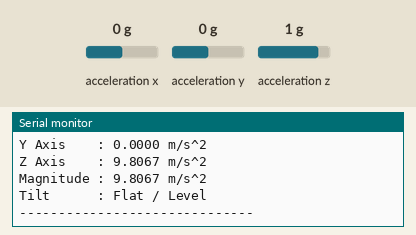
This sketch was run on a simulated ESP32. On the bench: the last lines printed to the serial monitor. The test bench sets the inputs (shaded band); at power-on: acceleration x 0 g, acceleration z 1 g, acceleration y 0 g.

Above: at 2.2 s.
2.3 s: acceleration x set to -1.4 g
At 3.0 s:
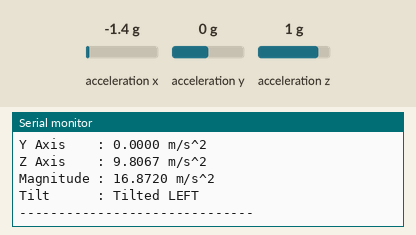
4.5 s: acceleration z set to -1.4 g
At 5.0 s:
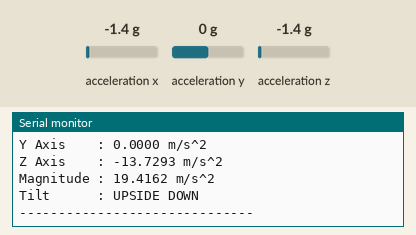
6.6 s: acceleration y set to -1.4 g
At 7.0 s:
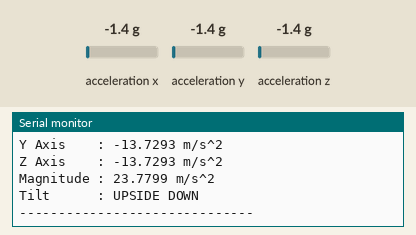
Timing chart, 0 to 9.6 s (numbered marks = the images above; inputs shaded):
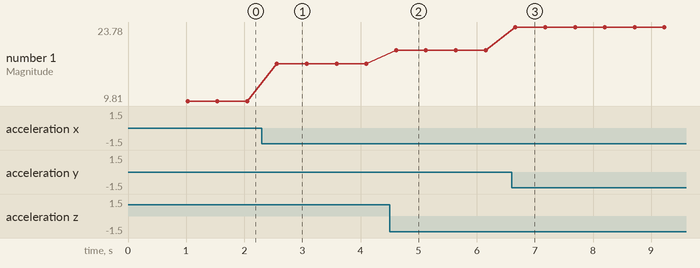

Measured:
- after the input at 2.3 s, the serial monitor: prints a new line after 0.26 s (image 1)
- after the input at 4.5 s, the serial monitor: prints a new line after 0.11 s (image 2)
- after the input at 6.6 s, the serial monitor: prints a new line after 0.06 s (image 3)
- plotted number 1: 9.81 → 16.87 after the input at 2.3 s, 16.87 → 19.42 after the input at 4.5 s, 19.42 → 23.78 after the input at 6.6 s

The sketch:

adxl345_esp32.ino
```cpp
/*
 * ADXL345 Accelerometer Sensor with ESP32
 * Reads X, Y, Z Acceleration values
 * Detects Tilt, Free Fall, and Tap events
 *
 * Wiring (I2C):
 *   ADXL345 VCC  -> ESP32 3.3V
 *   ADXL345 GND  -> ESP32 GND
 *   ADXL345 SDA  -> ESP32 GPIO 21
 *   ADXL345 SCL  -> ESP32 GPIO 22
 *   ADXL345 CS   -> ESP32 3.3V (keeps it in I2C mode)
 *   ADXL345 SDO  -> ESP32 GND  (sets I2C address to 0x53)
 *
 * Required Library: Adafruit ADXL345 Library
 */

#include <Wire.h>
#include <Adafruit_Sensor.h>
#include <Adafruit_ADXL345_U.h>

// Create ADXL345 object with unique ID
Adafruit_ADXL345_Unified accel = Adafruit_ADXL345_Unified(12345);

void printSensorDetails() {
  sensor_t sensor;
  accel.getSensor(&sensor);
  Serial.println("=================================");
  Serial.println("  ESP32 + ADXL345 Sensor Demo   ");
  Serial.println("=================================");
  Serial.print("Sensor Name : "); Serial.println(sensor.name);
  Serial.print("Max Range   : "); Serial.print(sensor.max_value); Serial.println(" m/s^2");
  Serial.print("Resolution  : "); Serial.print(sensor.resolution); Serial.println(" m/s^2");
  Serial.println("---------------------------------");
}

String getTiltDirection(float x, float y, float z) {
  String direction = "Flat";
  if (abs(x) > abs(y) && abs(x) > abs(z)) {
    direction = (x > 0) ? "Tilted RIGHT" : "Tilted LEFT";
  } else if (abs(y) > abs(x) && abs(y) > abs(z)) {
    direction = (y > 0) ? "Tilted FORWARD" : "Tilted BACKWARD";
  } else if (z < -7.0) {
    direction = "UPSIDE DOWN";
  } else {
    direction = "Flat / Level";
  }
  return direction;
}

void setup() {
  Serial.begin(115200);
  delay(1000);

  // Initialize I2C with ESP32 default pins
  Wire.begin(21, 22);

  // Initialize ADXL345
  if (!accel.begin()) {
    Serial.println("ERROR: ADXL345 sensor not found!");
    Serial.println("Check wiring:");
    Serial.println("  VCC -> 3.3V");
    Serial.println("  GND -> GND");
    Serial.println("  SDA -> GPIO 21");
    Serial.println("  SCL -> GPIO 22");
    Serial.println("  CS  -> 3.3V");
    Serial.println("  SDO -> GND");
    while (1) { delay(1000); }
  }

  printSensorDetails();

  // Set measurement range
  // Options: ADXL345_RANGE_2_G, ADXL345_RANGE_4_G, ADXL345_RANGE_8_G, ADXL345_RANGE_16_G
  accel.setRange(ADXL345_RANGE_2_G);

  // Set data rate
  // Options: ADXL345_DATARATE_100_HZ (default), _200_HZ, _50_HZ, etc.
  accel.setDataRate(ADXL345_DATARATE_100_HZ);

  Serial.println("ADXL345 initialized successfully!");
  Serial.println();
}

void loop() {
  // Get new sensor event
  sensors_event_t event;
  accel.getEvent(&event);

  float x = event.acceleration.x;
  float y = event.acceleration.y;
  float z = event.acceleration.z;

  // Calculate total acceleration magnitude
  float magnitude = sqrt(x * x + y * y + z * z);

  // Get tilt direction
  String tilt = getTiltDirection(x, y, z);

  // Detect free fall (all axes near 0)
  bool freeFall = (magnitude < 2.0);

  // Print readings
  Serial.println("--- Accelerometer Readings ---");
  Serial.print("X Axis    : ");
  Serial.print(x, 4);
  Serial.println(" m/s^2");

  Serial.print("Y Axis    : ");
  Serial.print(y, 4);
  Serial.println(" m/s^2");

  Serial.print("Z Axis    : ");
  Serial.print(z, 4);
  Serial.println(" m/s^2");

  Serial.print("Magnitude : ");
  Serial.print(magnitude, 4);
  Serial.println(" m/s^2");

  Serial.print("Tilt      : ");
  Serial.println(tilt);

  if (freeFall) {
    Serial.println("⚠️  FREE FALL DETECTED!");
  }

  Serial.println("------------------------------");
  Serial.println();

  delay(500); // Read every 500ms
}
```
